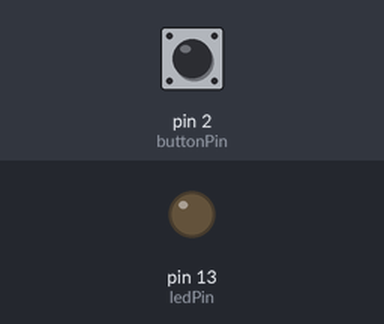
The sketch below on a simulated Arduino Uno, built with avr-gcc and run on an emulated ATmega328P. Shown: output pins drawn as LEDs (lit = HIGH). The inputs (shaded band) are chosen by the test bench; at power-on: pin 2 (buttonPin) LOW.

Above: at 1.2 s.
1.3 s: pin 2 (buttonPin) pulled HIGH for 0.15 s
3.8 s: pin 2 (buttonPin) pulled HIGH for 3.2 s
At 5.4 s:
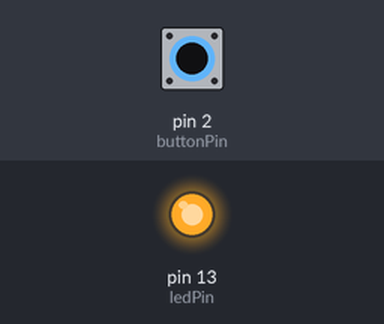
Timing chart, 0 to 9.3 s (numbered marks = the images above; inputs shaded):
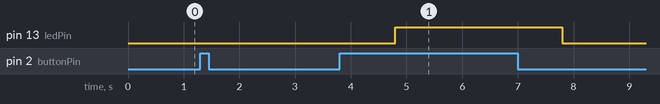

Measured:
- after the input at 3.8 s, pin 13 (ledPin): LOW → HIGH after 1.0 s, → LOW 3.0 s later

The sketch:

Ex_no_3a.ino
```cpp
const int buttonPin = 2;     // the number of the pushbutton pin
const int ledPin =  13;      // the number of the LED pin

// variables will change:
int buttonState = 0;         // variable for reading the pushbutton status

void setup() {
  // initialize the LED pin as an output:
  pinMode(ledPin, OUTPUT);
  // initialize the pushbutton pin as an input:
  pinMode(buttonPin, INPUT);
}

void loop() {
  // read the state of the pushbutton value:
  buttonState = digitalRead(buttonPin);

  // check if the pushbutton is pressed. If it is, the buttonState is HIGH:
  if (buttonState == HIGH) {
    // turn LED on:
    delay(1000);
    digitalWrite(ledPin, HIGH);
  } else {
    // turn LED off:
    digitalWrite(ledPin, LOW);
  }
}
```
